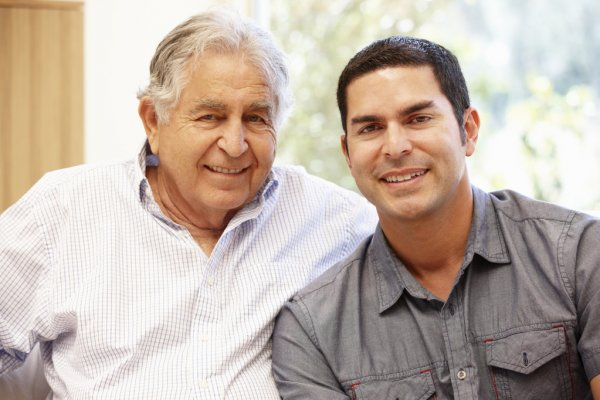
#> input picture data/pic.jpg, 600 x 400 px
$ python soln.py
#> lines starting #> are read from the running program, lines starting #| are printed output that depends on the picture; after the words box and inside, x2 and y2 are one past the last pixel; in counts of white or black regions, pixels touching at a corner belong together
import cv2
import copy
import matplotlib.pyplot as plt

img_original = cv2.imread('pic.jpg')
#> img_original is the input picture: shape (400, 600, 3); mean B, G, R 168.9, 179.7, 193.6
img = img_original.copy()
# cv2.imshow('Dude', img)
# cv2.waitKey(0)

classifier = cv2.CascadeClassifier(cv2.data.haarcascades + 'haarcascade_frontalface_default.xml')

boxes = classifier.detectMultiScale(img)
#> boxes = [[323, 66, 143, 143], [161, 63, 141, 141]]

box1, box2 = boxes
#> box1 = [323, 66, 143, 143]; box2 = [161, 63, 141, 141]
x, y, width1, height1 = box1
#> x = 323; y = 66; width1 = 143; height1 = 143
x2, y2 = x + width1, y + height1
#> x2 = 466; y2 = 209
tmp = img[y:y2, x:x2].copy()
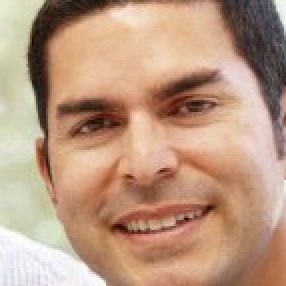
#> tmp: shape (143, 143, 3) (shown 2 times larger); mean B, G, R 128.5, 152.5, 187.4


x3, y3, width2, height2 = box2
#> x3 = 161; y3 = 63; width2 = 141; height2 = 141
x4, y4 = x3 + width2, y3 + height2
#> x4 = 302; y4 = 204

img[y:y2, x:x2] = cv2.resize(img[y3:y4, x3:x4], (width1, height1))
img[y3:y4, x3:x4] = cv2.resize(tmp, (width2, height2))
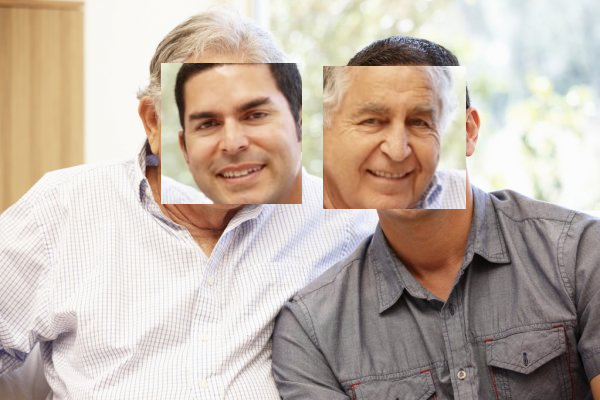
#> img: shape (400, 600, 3); mean B, G, R 168.9, 179.7, 193.6

for box in boxes:
    x, y, width1, height1 = box
    x2, y2 = x + width1, y + height1
    cv2.rectangle(img, (x, y), (x2, y2), (0,0,255), 1)
#> this loop made 2 passes
#> (x, y, width1, height1, x2, y2) on passes 1 to 2: (323, 66, 143, 143, 466, 209), (161, 63, 141, 141, 302, 204)
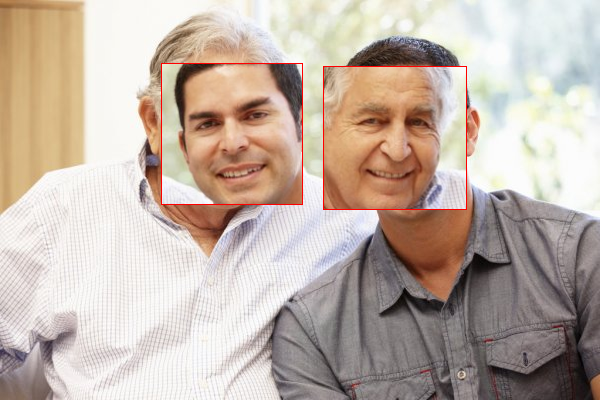
#> img: shape (400, 600, 3); 0.47% of pixels changed, all inside (x1, y1, x2, y2) = (161, 63, 467, 210)

cv2.imshow('face detection', img)
cv2.imshow('original', img_original)

cv2.waitKey(0)
